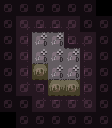

Rendered tile map (Tiled .tmx) drawn with the repository's tilesets; below, a short description and the full map source, tile grids included:
An orthogonal 7x8 tile map with 16x16 px tiles, 3 tile layers (Base, Attributes, Base), 4 tilesets.

<map version="1.10" tiledversion="1.11.0" orientation="orthogonal" renderorder="right-down" width="7" height="8" tilewidth="16" tileheight="16" infinite="0" nextlayerid="41" nextobjectid="1">
 <properties>
  <property name="avoid_map_edge" type="bool" value="true" />
 </properties>
 <tileset firstgid="1" source="../MapTiles.tsx" />
 <tileset firstgid="257" source="../DiscoFloorTiles.tsx" />
 <tileset firstgid="289" source="../Attributes.tsx" />
 <tileset firstgid="293" source="../TechnicalTiles.tsx" />
 <layer id="1" name="Base" width="7" height="8">
  <data encoding="csv">
0,0,0,0,0,0,0,
0,261,275,275,262,0,0,
0,268,312,312,274,262,0,
0,268,310,311,312,266,0,
0,268,180,310,310,266,0,
0,269,260,177,179,266,0,
0,0,269,259,259,270,0,
0,0,0,0,0,0,0
</data>
 </layer>
 <layer id="2" name="Attributes" width="7" height="8" opacity="0.2">
  <data encoding="csv">
0,0,0,0,0,0,0,
0,0,0,0,0,0,0,
0,0,0,0,0,0,0,
0,0,0,0,0,0,0,
0,0,291,0,0,0,0,
0,0,0,291,291,0,0,
0,0,0,0,0,0,0,
0,0,0,0,0,0,0
</data>
 </layer>
 <group id="39" name="Requirements">
  <layer id="40" name="Base" width="7" height="8" opacity="0.49" tintcolor="#00ffff">
   <data encoding="csv">
265,265,265,265,265,265,0,
265,265,265,265,265,265,265,
265,265,265,265,265,265,265,
265,265,265,265,265,265,265,
265,265,265,265,265,265,265,
265,265,265,265,265,265,265,
265,265,265,265,265,265,265,
0,265,265,265,265,265,265
</data>
  </layer>
 </group>
</map>
